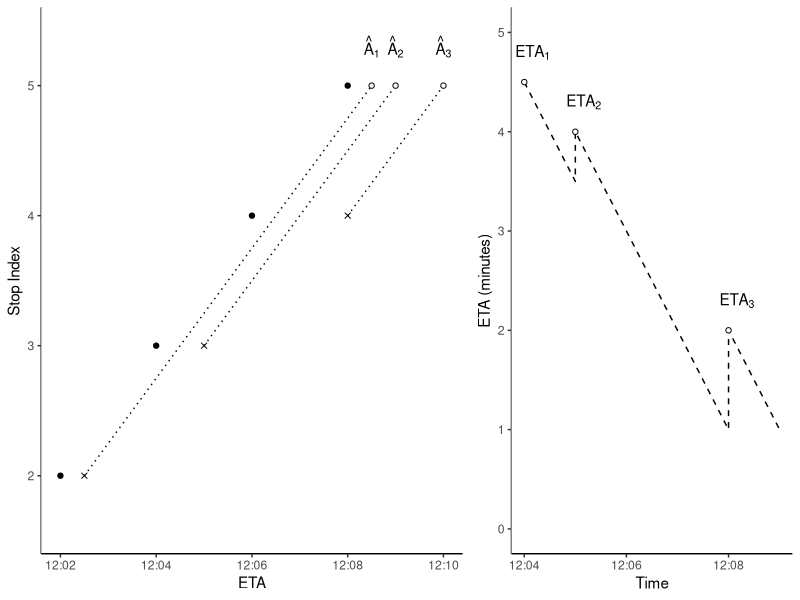

Reproduce this figure in R.
library(tidyverse)

d <- as.factor(2:5)
s <- paste0("2019-01-01 12:", 
        str_pad(2*(1:4), 2, pad = "0"), 
        ":00") %>%
    as.POSIXct

delay <- c(30, 60, 120)
a <- s[1:3] + delay

pdf('figures/02_gtfs_delays.pdf', width = 7, height = 2.5, onefile = FALSE)
egg::ggarrange(
    ggplot() + 
        geom_point(aes(s, d)) +
        xlab("ETA") +
        ylab("Stop Index") +
        theme_classic() +
        # theme(panel.grid = element_blank()) +
        geom_point(aes(a, d[1:3]),
            shape = 4) +
        geom_text(aes(s[4] + delay, d[4],
            label = paste0("hat(A)[", 1:3, "]")),
            parse = TRUE,
            nudge_y = 0.3) +
        geom_segment(aes(a, d[1:3],
            xend = s[4] + delay,
            yend = d[4]),
            lty = 3) +
        geom_point(aes(s[4] + delay, d[4]),
            shape = 21, fill = "white"),
    ggplot() +
        geom_path(
            aes(
                c(s[2], a[2], a[2], a[3], a[3], a[3] + 60),
                c(4.5, 3.5, 4, 1, 2, 1)
            ),
            lty = 2
        ) +
        geom_point(
            aes(
                c(s[2], a[-1]),
                c(4.5, 4, 2)
            ),
            shape = 21, fill = "white"
        ) +
        geom_text(
            aes(
                c(s[2], a[-1]), 
                c(4.5, 4, 2),
                label = paste0("ETA[", 1:3, "]")
            ),
            parse = TRUE,
            nudge_y = 0.3, nudge_x = 10) +
        ylim(0, 5) +
        xlab("Time") +
        ylab("ETA (minutes)") +
        theme_classic(),
    nrow = 1,
    widths = c(3, 2)
)
dev.off()
